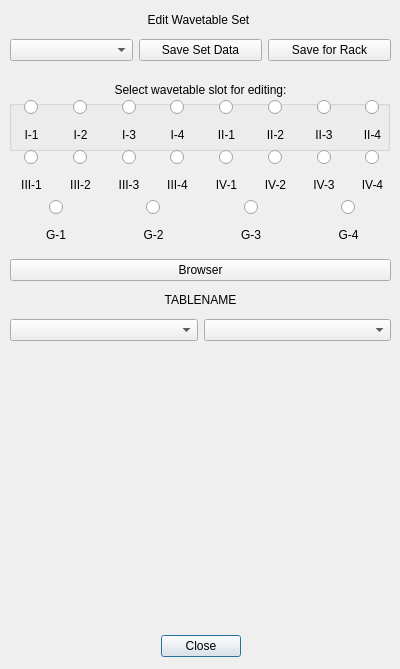
<?xml version="1.0" encoding="UTF-8"?>
<ui version="4.0">
 <class>syncWavetableEditor</class>
 <widget class="QDialog" name="syncWavetableEditor">
  <property name="geometry">
   <rect>
    <x>0</x>
    <y>0</y>
    <width>400</width>
    <height>669</height>
   </rect>
  </property>
  <property name="windowTitle">
   <string>Sync3 Scale Set Editor</string>
  </property>
  <widget class="QDialogButtonBox" name="buttonBox">
   <property name="geometry">
    <rect>
     <x>30</x>
     <y>630</y>
     <width>341</width>
     <height>32</height>
    </rect>
   </property>
   <property name="orientation">
    <enum>Qt::Horizontal</enum>
   </property>
   <property name="standardButtons">
    <set>QDialogButtonBox::Close</set>
   </property>
   <property name="centerButtons">
    <bool>true</bool>
   </property>
  </widget>
  <widget class="QWidget" name="horizontalLayoutWidget">
   <property name="geometry">
    <rect>
     <x>10</x>
     <y>30</y>
     <width>381</width>
     <height>41</height>
    </rect>
   </property>
   <layout class="QHBoxLayout" name="resourceSetSaveLoad">
    <item>
     <widget class="QComboBox" name="selectResourceSet"/>
    </item>
    <item>
     <widget class="QPushButton" name="saveResourceSet">
      <property name="text">
       <string>Save Set Data</string>
      </property>
     </widget>
    </item>
    <item>
     <widget class="QPushButton" name="saveForRack">
      <property name="text">
       <string>Save for Rack</string>
      </property>
     </widget>
    </item>
   </layout>
  </widget>
  <widget class="QGroupBox" name="resourceSetSlots">
   <property name="geometry">
    <rect>
     <x>9</x>
     <y>100</y>
     <width>381</width>
     <height>51</height>
    </rect>
   </property>
   <property name="title">
    <string/>
   </property>
   <widget class="QWidget" name="layoutWidget">
    <property name="geometry">
     <rect>
      <x>1</x>
      <y>0</y>
      <width>384</width>
      <height>48</height>
     </rect>
    </property>
    <layout class="QHBoxLayout" name="horizontalLayout">
     <item>
      <layout class="QVBoxLayout" name="slot1layout">
       <property name="sizeConstraint">
        <enum>QLayout::SetDefaultConstraint</enum>
       </property>
       <item>
        <layout class="QHBoxLayout" name="horizontalLayout_2">
         <item>
          <widget class="QRadioButton" name="slot1">
           <property name="sizePolicy">
            <sizepolicy hsizetype="Maximum" vsizetype="Maximum">
             <horstretch>0</horstretch>
             <verstretch>0</verstretch>
            </sizepolicy>
           </property>
           <property name="layoutDirection">
            <enum>Qt::LeftToRight</enum>
           </property>
           <property name="text">
            <string/>
           </property>
          </widget>
         </item>
        </layout>
       </item>
       <item>
        <widget class="QLabel" name="label1">
         <property name="text">
          <string>I-1</string>
         </property>
         <property name="alignment">
          <set>Qt::AlignCenter</set>
         </property>
        </widget>
       </item>
      </layout>
     </item>
     <item>
      <layout class="QVBoxLayout" name="slot2layout">
       <property name="sizeConstraint">
        <enum>QLayout::SetDefaultConstraint</enum>
       </property>
       <item>
        <layout class="QHBoxLayout" name="horizontalLayout_3">
         <item>
          <widget class="QRadioButton" name="slot2">
           <property name="sizePolicy">
            <sizepolicy hsizetype="Maximum" vsizetype="Maximum">
             <horstretch>0</horstretch>
             <verstretch>0</verstretch>
            </sizepolicy>
           </property>
           <property name="layoutDirection">
            <enum>Qt::LeftToRight</enum>
           </property>
           <property name="text">
            <string/>
           </property>
          </widget>
         </item>
        </layout>
       </item>
       <item>
        <widget class="QLabel" name="label2">
         <property name="text">
          <string>I-2</string>
         </property>
         <property name="alignment">
          <set>Qt::AlignCenter</set>
         </property>
        </widget>
       </item>
      </layout>
     </item>
     <item>
      <layout class="QVBoxLayout" name="slot3layout">
       <property name="sizeConstraint">
        <enum>QLayout::SetDefaultConstraint</enum>
       </property>
       <item>
        <layout class="QHBoxLayout" name="horizontalLayout_4">
         <item>
          <widget class="QRadioButton" name="slot3">
           <property name="sizePolicy">
            <sizepolicy hsizetype="Maximum" vsizetype="Maximum">
             <horstretch>0</horstretch>
             <verstretch>0</verstretch>
            </sizepolicy>
           </property>
           <property name="layoutDirection">
            <enum>Qt::LeftToRight</enum>
           </property>
           <property name="text">
            <string/>
           </property>
          </widget>
         </item>
        </layout>
       </item>
       <item>
        <widget class="QLabel" name="label3">
         <property name="text">
          <string>I-3</string>
         </property>
         <property name="alignment">
          <set>Qt::AlignCenter</set>
         </property>
        </widget>
       </item>
      </layout>
     </item>
     <item>
      <layout class="QVBoxLayout" name="slot4layout">
       <property name="sizeConstraint">
        <enum>QLayout::SetDefaultConstraint</enum>
       </property>
       <item>
        <layout class="QHBoxLayout" name="horizontalLayout_5">
         <item>
          <widget class="QRadioButton" name="slot4">
           <property name="sizePolicy">
            <sizepolicy hsizetype="Maximum" vsizetype="Maximum">
             <horstretch>0</horstretch>
             <verstretch>0</verstretch>
            </sizepolicy>
           </property>
           <property name="layoutDirection">
            <enum>Qt::LeftToRight</enum>
           </property>
           <property name="text">
            <string/>
           </property>
          </widget>
         </item>
        </layout>
       </item>
       <item>
        <widget class="QLabel" name="label4">
         <property name="text">
          <string>I-4</string>
         </property>
         <property name="alignment">
          <set>Qt::AlignCenter</set>
         </property>
        </widget>
       </item>
      </layout>
     </item>
     <item>
      <layout class="QVBoxLayout" name="slot5layout">
       <property name="sizeConstraint">
        <enum>QLayout::SetDefaultConstraint</enum>
       </property>
       <item>
        <layout class="QHBoxLayout" name="horizontalLayout_7">
         <item>
          <widget class="QRadioButton" name="slot5">
           <property name="sizePolicy">
            <sizepolicy hsizetype="Maximum" vsizetype="Maximum">
             <horstretch>0</horstretch>
             <verstretch>0</verstretch>
            </sizepolicy>
           </property>
           <property name="layoutDirection">
            <enum>Qt::LeftToRight</enum>
           </property>
           <property name="text">
            <string/>
           </property>
          </widget>
         </item>
        </layout>
       </item>
       <item>
        <widget class="QLabel" name="label5">
         <property name="text">
          <string>II-1</string>
         </property>
         <property name="alignment">
          <set>Qt::AlignCenter</set>
         </property>
        </widget>
       </item>
      </layout>
     </item>
     <item>
      <layout class="QVBoxLayout" name="slot6layout">
       <property name="sizeConstraint">
        <enum>QLayout::SetDefaultConstraint</enum>
       </property>
       <item>
        <layout class="QHBoxLayout" name="horizontalLayout_8">
         <item>
          <widget class="QRadioButton" name="slot6">
           <property name="sizePolicy">
            <sizepolicy hsizetype="Maximum" vsizetype="Maximum">
             <horstretch>0</horstretch>
             <verstretch>0</verstretch>
            </sizepolicy>
           </property>
           <property name="layoutDirection">
            <enum>Qt::LeftToRight</enum>
           </property>
           <property name="text">
            <string/>
           </property>
          </widget>
         </item>
        </layout>
       </item>
       <item>
        <widget class="QLabel" name="label6">
         <property name="text">
          <string>II-2</string>
         </property>
         <property name="alignment">
          <set>Qt::AlignCenter</set>
         </property>
        </widget>
       </item>
      </layout>
     </item>
     <item>
      <layout class="QVBoxLayout" name="slot7layout">
       <property name="sizeConstraint">
        <enum>QLayout::SetDefaultConstraint</enum>
       </property>
       <item>
        <layout class="QHBoxLayout" name="horizontalLayout_9">
         <item>
          <widget class="QRadioButton" name="slot7">
           <property name="sizePolicy">
            <sizepolicy hsizetype="Maximum" vsizetype="Maximum">
             <horstretch>0</horstretch>
             <verstretch>0</verstretch>
            </sizepolicy>
           </property>
           <property name="layoutDirection">
            <enum>Qt::LeftToRight</enum>
           </property>
           <property name="text">
            <string/>
           </property>
          </widget>
         </item>
        </layout>
       </item>
       <item>
        <widget class="QLabel" name="label7">
         <property name="text">
          <string>II-3</string>
         </property>
         <property name="alignment">
          <set>Qt::AlignCenter</set>
         </property>
        </widget>
       </item>
      </layout>
     </item>
     <item>
      <layout class="QVBoxLayout" name="slot8layout">
       <property name="sizeConstraint">
        <enum>QLayout::SetDefaultConstraint</enum>
       </property>
       <item>
        <layout class="QHBoxLayout" name="horizontalLayout_10">
         <item>
          <widget class="QRadioButton" name="slot8">
           <property name="sizePolicy">
            <sizepolicy hsizetype="Maximum" vsizetype="Maximum">
             <horstretch>0</horstretch>
             <verstretch>0</verstretch>
            </sizepolicy>
           </property>
           <property name="layoutDirection">
            <enum>Qt::LeftToRight</enum>
           </property>
           <property name="text">
            <string/>
           </property>
          </widget>
         </item>
        </layout>
       </item>
       <item>
        <widget class="QLabel" name="label8">
         <property name="text">
          <string>II-4</string>
         </property>
         <property name="alignment">
          <set>Qt::AlignCenter</set>
         </property>
        </widget>
       </item>
      </layout>
     </item>
    </layout>
   </widget>
  </widget>
  <widget class="QLabel" name="windowTitle">
   <property name="geometry">
    <rect>
     <x>8</x>
     <y>10</y>
     <width>381</width>
     <height>20</height>
    </rect>
   </property>
   <property name="text">
    <string>Edit Wavetable Set</string>
   </property>
   <property name="alignment">
    <set>Qt::AlignCenter</set>
   </property>
  </widget>
  <widget class="QWidget" name="layoutWidget_2">
   <property name="geometry">
    <rect>
     <x>10</x>
     <y>150</y>
     <width>384</width>
     <height>48</height>
    </rect>
   </property>
   <layout class="QHBoxLayout" name="horizontalLayout_6">
    <item>
     <layout class="QVBoxLayout" name="slot1layout_2">
      <property name="sizeConstraint">
       <enum>QLayout::SetDefaultConstraint</enum>
      </property>
      <item>
       <layout class="QHBoxLayout" name="horizontalLayout_11">
        <item>
         <widget class="QRadioButton" name="slot9">
          <property name="sizePolicy">
           <sizepolicy hsizetype="Maximum" vsizetype="Maximum">
            <horstretch>0</horstretch>
            <verstretch>0</verstretch>
           </sizepolicy>
          </property>
          <property name="layoutDirection">
           <enum>Qt::LeftToRight</enum>
          </property>
          <property name="text">
           <string/>
          </property>
         </widget>
        </item>
       </layout>
      </item>
      <item>
       <widget class="QLabel" name="label1_2">
        <property name="text">
         <string>III-1</string>
        </property>
        <property name="alignment">
         <set>Qt::AlignCenter</set>
        </property>
       </widget>
      </item>
     </layout>
    </item>
    <item>
     <layout class="QVBoxLayout" name="slot2layout_2">
      <property name="sizeConstraint">
       <enum>QLayout::SetDefaultConstraint</enum>
      </property>
      <item>
       <layout class="QHBoxLayout" name="horizontalLayout_12">
        <item>
         <widget class="QRadioButton" name="slot10">
          <property name="sizePolicy">
           <sizepolicy hsizetype="Maximum" vsizetype="Maximum">
            <horstretch>0</horstretch>
            <verstretch>0</verstretch>
           </sizepolicy>
          </property>
          <property name="layoutDirection">
           <enum>Qt::LeftToRight</enum>
          </property>
          <property name="text">
           <string/>
          </property>
         </widget>
        </item>
       </layout>
      </item>
      <item>
       <widget class="QLabel" name="label2_2">
        <property name="text">
         <string>III-2</string>
        </property>
        <property name="alignment">
         <set>Qt::AlignCenter</set>
        </property>
       </widget>
      </item>
     </layout>
    </item>
    <item>
     <layout class="QVBoxLayout" name="slot3layout_2">
      <property name="sizeConstraint">
       <enum>QLayout::SetDefaultConstraint</enum>
      </property>
      <item>
       <layout class="QHBoxLayout" name="horizontalLayout_13">
        <item>
         <widget class="QRadioButton" name="slot11">
          <property name="sizePolicy">
           <sizepolicy hsizetype="Maximum" vsizetype="Maximum">
            <horstretch>0</horstretch>
            <verstretch>0</verstretch>
           </sizepolicy>
          </property>
          <property name="layoutDirection">
           <enum>Qt::LeftToRight</enum>
          </property>
          <property name="text">
           <string/>
          </property>
         </widget>
        </item>
       </layout>
      </item>
      <item>
       <widget class="QLabel" name="label3_2">
        <property name="text">
         <string>III-3</string>
        </property>
        <property name="alignment">
         <set>Qt::AlignCenter</set>
        </property>
       </widget>
      </item>
     </layout>
    </item>
    <item>
     <layout class="QVBoxLayout" name="slot4layout_2">
      <property name="sizeConstraint">
       <enum>QLayout::SetDefaultConstraint</enum>
      </property>
      <item>
       <layout class="QHBoxLayout" name="horizontalLayout_14">
        <item>
         <widget class="QRadioButton" name="slot12">
          <property name="sizePolicy">
           <sizepolicy hsizetype="Maximum" vsizetype="Maximum">
            <horstretch>0</horstretch>
            <verstretch>0</verstretch>
           </sizepolicy>
          </property>
          <property name="layoutDirection">
           <enum>Qt::LeftToRight</enum>
          </property>
          <property name="text">
           <string/>
          </property>
         </widget>
        </item>
       </layout>
      </item>
      <item>
       <widget class="QLabel" name="label4_2">
        <property name="text">
         <string>III-4</string>
        </property>
        <property name="alignment">
         <set>Qt::AlignCenter</set>
        </property>
       </widget>
      </item>
     </layout>
    </item>
    <item>
     <layout class="QVBoxLayout" name="slot5layout_2">
      <property name="sizeConstraint">
       <enum>QLayout::SetDefaultConstraint</enum>
      </property>
      <item>
       <layout class="QHBoxLayout" name="horizontalLayout_15">
        <item>
         <widget class="QRadioButton" name="slot13">
          <property name="sizePolicy">
           <sizepolicy hsizetype="Maximum" vsizetype="Maximum">
            <horstretch>0</horstretch>
            <verstretch>0</verstretch>
           </sizepolicy>
          </property>
          <property name="layoutDirection">
           <enum>Qt::LeftToRight</enum>
          </property>
          <property name="text">
           <string/>
          </property>
         </widget>
        </item>
       </layout>
      </item>
      <item>
       <widget class="QLabel" name="label5_2">
        <property name="text">
         <string>IV-1</string>
        </property>
        <property name="alignment">
         <set>Qt::AlignCenter</set>
        </property>
       </widget>
      </item>
     </layout>
    </item>
    <item>
     <layout class="QVBoxLayout" name="slot6layout_2">
      <property name="sizeConstraint">
       <enum>QLayout::SetDefaultConstraint</enum>
      </property>
      <item>
       <layout class="QHBoxLayout" name="horizontalLayout_16">
        <item>
         <widget class="QRadioButton" name="slot14">
          <property name="sizePolicy">
           <sizepolicy hsizetype="Maximum" vsizetype="Maximum">
            <horstretch>0</horstretch>
            <verstretch>0</verstretch>
           </sizepolicy>
          </property>
          <property name="layoutDirection">
           <enum>Qt::LeftToRight</enum>
          </property>
          <property name="text">
           <string/>
          </property>
         </widget>
        </item>
       </layout>
      </item>
      <item>
       <widget class="QLabel" name="label6_2">
        <property name="text">
         <string>IV-2</string>
        </property>
        <property name="alignment">
         <set>Qt::AlignCenter</set>
        </property>
       </widget>
      </item>
     </layout>
    </item>
    <item>
     <layout class="QVBoxLayout" name="slot7layout_2">
      <property name="sizeConstraint">
       <enum>QLayout::SetDefaultConstraint</enum>
      </property>
      <item>
       <layout class="QHBoxLayout" name="horizontalLayout_17">
        <item>
         <widget class="QRadioButton" name="slot15">
          <property name="sizePolicy">
           <sizepolicy hsizetype="Maximum" vsizetype="Maximum">
            <horstretch>0</horstretch>
            <verstretch>0</verstretch>
           </sizepolicy>
          </property>
          <property name="layoutDirection">
           <enum>Qt::LeftToRight</enum>
          </property>
          <property name="text">
           <string/>
          </property>
         </widget>
        </item>
       </layout>
      </item>
      <item>
       <widget class="QLabel" name="label7_2">
        <property name="text">
         <string>IV-3</string>
        </property>
        <property name="alignment">
         <set>Qt::AlignCenter</set>
        </property>
       </widget>
      </item>
     </layout>
    </item>
    <item>
     <layout class="QVBoxLayout" name="slot8layout_2">
      <property name="sizeConstraint">
       <enum>QLayout::SetDefaultConstraint</enum>
      </property>
      <item>
       <layout class="QHBoxLayout" name="horizontalLayout_18">
        <item>
         <widget class="QRadioButton" name="slot16">
          <property name="sizePolicy">
           <sizepolicy hsizetype="Maximum" vsizetype="Maximum">
            <horstretch>0</horstretch>
            <verstretch>0</verstretch>
           </sizepolicy>
          </property>
          <property name="layoutDirection">
           <enum>Qt::LeftToRight</enum>
          </property>
          <property name="text">
           <string/>
          </property>
         </widget>
        </item>
       </layout>
      </item>
      <item>
       <widget class="QLabel" name="label8_2">
        <property name="text">
         <string>IV-4</string>
        </property>
        <property name="alignment">
         <set>Qt::AlignCenter</set>
        </property>
       </widget>
      </item>
     </layout>
    </item>
   </layout>
  </widget>
  <widget class="QLabel" name="windowTitle_2">
   <property name="geometry">
    <rect>
     <x>10</x>
     <y>80</y>
     <width>381</width>
     <height>20</height>
    </rect>
   </property>
   <property name="text">
    <string>Select wavetable slot for editing:</string>
   </property>
   <property name="alignment">
    <set>Qt::AlignCenter</set>
   </property>
  </widget>
  <widget class="QWidget" name="layoutWidget_3">
   <property name="geometry">
    <rect>
     <x>10</x>
     <y>200</y>
     <width>384</width>
     <height>48</height>
    </rect>
   </property>
   <layout class="QHBoxLayout" name="horizontalLayout_19">
    <item>
     <layout class="QVBoxLayout" name="slot1layout_3">
      <property name="sizeConstraint">
       <enum>QLayout::SetDefaultConstraint</enum>
      </property>
      <item>
       <layout class="QHBoxLayout" name="horizontalLayout_20">
        <item>
         <widget class="QRadioButton" name="slot17">
          <property name="sizePolicy">
           <sizepolicy hsizetype="Maximum" vsizetype="Maximum">
            <horstretch>0</horstretch>
            <verstretch>0</verstretch>
           </sizepolicy>
          </property>
          <property name="layoutDirection">
           <enum>Qt::LeftToRight</enum>
          </property>
          <property name="text">
           <string/>
          </property>
         </widget>
        </item>
       </layout>
      </item>
      <item>
       <widget class="QLabel" name="label1_3">
        <property name="text">
         <string>G-1</string>
        </property>
        <property name="alignment">
         <set>Qt::AlignCenter</set>
        </property>
       </widget>
      </item>
     </layout>
    </item>
    <item>
     <layout class="QVBoxLayout" name="slot2layout_3">
      <property name="sizeConstraint">
       <enum>QLayout::SetDefaultConstraint</enum>
      </property>
      <item>
       <layout class="QHBoxLayout" name="horizontalLayout_21">
        <item>
         <widget class="QRadioButton" name="slot18">
          <property name="sizePolicy">
           <sizepolicy hsizetype="Maximum" vsizetype="Maximum">
            <horstretch>0</horstretch>
            <verstretch>0</verstretch>
           </sizepolicy>
          </property>
          <property name="layoutDirection">
           <enum>Qt::LeftToRight</enum>
          </property>
          <property name="text">
           <string/>
          </property>
         </widget>
        </item>
       </layout>
      </item>
      <item>
       <widget class="QLabel" name="label2_3">
        <property name="text">
         <string>G-2</string>
        </property>
        <property name="alignment">
         <set>Qt::AlignCenter</set>
        </property>
       </widget>
      </item>
     </layout>
    </item>
    <item>
     <layout class="QVBoxLayout" name="slot3layout_3">
      <property name="sizeConstraint">
       <enum>QLayout::SetDefaultConstraint</enum>
      </property>
      <item>
       <layout class="QHBoxLayout" name="horizontalLayout_22">
        <item>
         <widget class="QRadioButton" name="slot19">
          <property name="sizePolicy">
           <sizepolicy hsizetype="Maximum" vsizetype="Maximum">
            <horstretch>0</horstretch>
            <verstretch>0</verstretch>
           </sizepolicy>
          </property>
          <property name="layoutDirection">
           <enum>Qt::LeftToRight</enum>
          </property>
          <property name="text">
           <string/>
          </property>
         </widget>
        </item>
       </layout>
      </item>
      <item>
       <widget class="QLabel" name="label3_3">
        <property name="text">
         <string>G-3</string>
        </property>
        <property name="alignment">
         <set>Qt::AlignCenter</set>
        </property>
       </widget>
      </item>
     </layout>
    </item>
    <item>
     <layout class="QVBoxLayout" name="slot4layout_3">
      <property name="sizeConstraint">
       <enum>QLayout::SetDefaultConstraint</enum>
      </property>
      <item>
       <layout class="QHBoxLayout" name="horizontalLayout_23">
        <item>
         <widget class="QRadioButton" name="slot20">
          <property name="sizePolicy">
           <sizepolicy hsizetype="Maximum" vsizetype="Maximum">
            <horstretch>0</horstretch>
            <verstretch>0</verstretch>
           </sizepolicy>
          </property>
          <property name="layoutDirection">
           <enum>Qt::LeftToRight</enum>
          </property>
          <property name="text">
           <string/>
          </property>
         </widget>
        </item>
       </layout>
      </item>
      <item>
       <widget class="QLabel" name="label4_3">
        <property name="text">
         <string>G-4</string>
        </property>
        <property name="alignment">
         <set>Qt::AlignCenter</set>
        </property>
       </widget>
      </item>
     </layout>
    </item>
   </layout>
  </widget>
  <widget class="QWidget" name="horizontalLayoutWidget_3">
   <property name="geometry">
    <rect>
     <x>10</x>
     <y>310</y>
     <width>381</width>
     <height>41</height>
    </rect>
   </property>
   <layout class="QHBoxLayout" name="previewControls">
    <item>
     <widget class="QComboBox" name="displayType"/>
    </item>
    <item>
     <widget class="QComboBox" name="indexSelector"/>
    </item>
   </layout>
  </widget>
  <widget class="QLabel" name="tableName">
   <property name="geometry">
    <rect>
     <x>10</x>
     <y>290</y>
     <width>381</width>
     <height>20</height>
    </rect>
   </property>
   <property name="text">
    <string>TABLENAME</string>
   </property>
   <property name="alignment">
    <set>Qt::AlignCenter</set>
   </property>
  </widget>
  <widget class="QWidget" name="verticalLayoutWidget">
   <property name="geometry">
    <rect>
     <x>10</x>
     <y>360</y>
     <width>381</width>
     <height>261</height>
    </rect>
   </property>
   <layout class="QVBoxLayout" name="tableViz"/>
  </widget>
  <widget class="QWidget" name="horizontalLayoutWidget_2">
   <property name="geometry">
    <rect>
     <x>10</x>
     <y>250</y>
     <width>381</width>
     <height>41</height>
    </rect>
   </property>
   <layout class="QHBoxLayout" name="resourceSaveLoad">
    <item>
     <widget class="QPushButton" name="openBrowser">
      <property name="text">
       <string>Browser</string>
      </property>
     </widget>
    </item>
   </layout>
  </widget>
 </widget>
 <resources/>
 <connections>
  <connection>
   <sender>buttonBox</sender>
   <signal>accepted()</signal>
   <receiver>syncWavetableEditor</receiver>
   <slot>accept()</slot>
   <hints>
    <hint type="sourcelabel">
     <x>248</x>
     <y>254</y>
    </hint>
    <hint type="destinationlabel">
     <x>157</x>
     <y>274</y>
    </hint>
   </hints>
  </connection>
  <connection>
   <sender>buttonBox</sender>
   <signal>rejected()</signal>
   <receiver>syncWavetableEditor</receiver>
   <slot>reject()</slot>
   <hints>
    <hint type="sourcelabel">
     <x>316</x>
     <y>260</y>
    </hint>
    <hint type="destinationlabel">
     <x>286</x>
     <y>274</y>
    </hint>
   </hints>
  </connection>
 </connections>
</ui>
